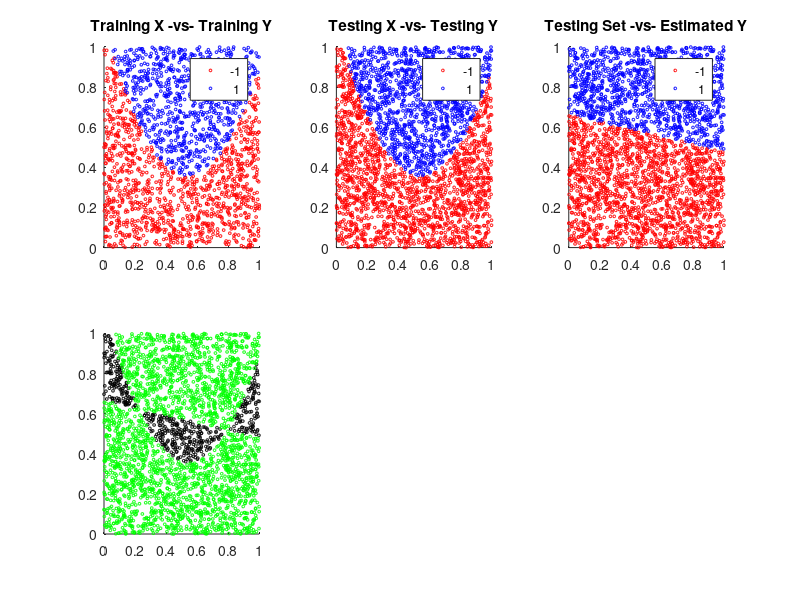

The MATLAB script that drew this image: (Note: this script raises an error after producing the figure.)
% Martin Merener, martin.merener@gmail.com, 01-Dec-2014 %
% ------------------------------------------------------%

% Script implementing Logistic Regression
% No regularization; using simple GD.
% Source: Learning from Data, EdX course, Mostafa.

% Initialization
d = 2; % dimension of space
N_train = 2000; % number of training points           
N_test = 3000;
maxIter = 10000;
precision = 10^(-5); % stopping condition for change in norm(w0-w1)
nu = 1; % learning rate
threshold = 0.5; % Threshold used to estimate the class based on the estimated probabilities
sigmoid = @(x) 1./(1+exp(-x)); % Sigmoid function

% Creating target function, a binary function on the plane, with a polynomial boundary
a1 = 4*rand()-1;
a2 = 2*rand()-1;
a3 = (1/3)+(1/3)*rand();

% Generating points
X_train = rand(N_train,d); % training points
Y_train = 2*(a1*(X_train(:,1)-0.5).^2+a2*(X_train(:,1)-0.5)+a3 < X_train(:,2))-1; % training labels: +1 or -1

% Learning phase
X_e = [ones(N_train,1), X_train]; % adding bias term
w0 = zeros(d+1,1);  % starting search of optimal weights for hypothesis
iter = 0;           
wChange = precision+1;  % measures current change in weights 
InErrors = zeros(maxIter,1); % in-sample errors per iteration
while iter < maxIter && wChange > precision  % iterates while wChange is large and iterations are few
    iter = iter+1;
    InErrors(iter) = -mean(log(sigmoid(Y_train.*(X_e*w0)))); % In-sample error ('cross-entropy error'). Slide 16/24, slides09 Mostafa.pdf
    grad = -mean(repmat(sigmoid(-Y_train.*(X_e*w0)).*Y_train,1,d+1).*X_e)'; % Slide 23/24, slides09 Mostafa.pdf
    w1 = w0 - nu*grad; % update weights
    wChange = norm(w0-w1); % measure change in weights
    w0 = w1; % ready for next iteration
end
InErrors = InErrors(1:iter); % Relevant errors in case iter < maxIter

% Generating test points
X_test = rand(N_test,d); % testing points
X_e = [ones(N_test,1), X_test]; % adding bias term
Y_test = 2*(a1*(X_test(:,1)-0.5).^2+a2*(X_test(:,1)-0.5)+a3 < X_test(:,2))-1; % Testing labels: +1 or -1

% Estimation
Y_guess = 2*(sigmoid(X_e*w0)>threshold)-1; % sigmoid(X_e*w0)=P[y=1|x]. For the class estimation we use a threshold 

% Results
accuracy = mean(Y_test==Y_guess);
disp(accuracy);
OutError = -mean(log(sigmoid(Y_test.*(X_e*w0)))); % Out of sample error
disp(OutError);
disp(InErrors(end));

% PLOTS
figure                                                       
subplot(2,3,1);                                                           
gscatter(X_train(:,1),X_train(:,2),Y_train,'rb','oo',2);      
title('Training X -vs- Training Y');                                       

subplot(2,3,2);
gscatter(X_test(:,1),X_test(:,2),Y_test,'rb','oo',2);      
title('Testing X -vs- Testing Y');                    

subplot(2,3,3);                                              
gscatter(X_test(:,1),X_test(:,2),Y_guess,'rb','oo',2);        
title('Testing Set -vs- Estimated Y');                    

subplot(2,3,4);                                              
gscatter(X_test(:,1),X_test(:,2),Y_guess==Y_test,'kg','oo',2);         
title('Testing Set -vs- Correctness');  

subplot(2,3,5);                                              
plot(InErrors);
title('In-sample Errors');  